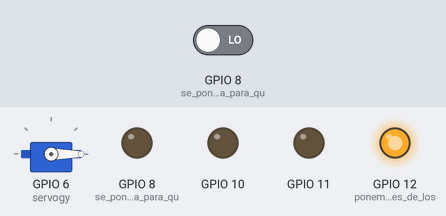
Recording of a sketch running on a simulated ESP32-S3. Parts: servo, output pins drawn as LEDs (lit = HIGH). The inputs (shaded band) are chosen by the test bench; at power-on: GPIO 8 (se_pone_en_salida_para_qu) LOW.

Above: at 0.1 s.
At 39.9 s:
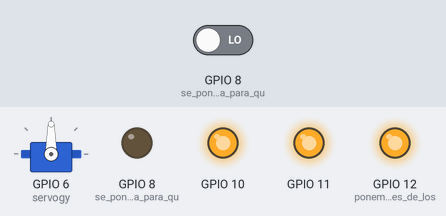
Timing chart, 0 to 40.0 s (numbered marks = the images above):
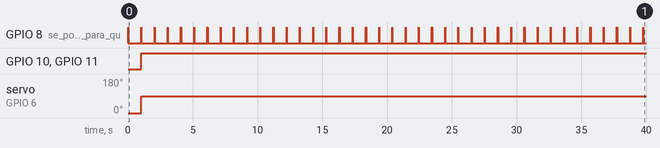

Measured:
- by itself, GPIO 8 (se_pone_en_salida_para_qu): alternates HIGH for 0.01 s and LOW for 1.0 s
- by itself, GPIO 10, GPIO 11: LOW → HIGH at 1.0 s
- by itself, servo on GPIO 6 (servogy): 0° → 90° at 1.0 s

The sketch:

elqfuncacreo.ino
```cpp
#include <Servo.h>
Servo servogy; //nombre del servo
int xD;
void setup() {
  servogy.attach(6);
  Serial.begin(9600);
  pinMode(10, 1);
  pinMode(12, 1);      //ponemos los pines de los leds y el buzzer en salida
  pinMode(11, 1);
  servogy.write(0);         //seteamos el servo en 0 grados
}
void loop() {
  digitalWrite(12, 1);     //prendemos el led verde
  pinMode(8, OUTPUT);          //se pone en salida para que emita señal ultrasonica
  delay(10);
  digitalWrite(8, 1);          // se activa la señal
  delay(10);
  digitalWrite(8, 0);          //se apaga
  pinMode(8, INPUT);           //se pone en emtrada para poder registrar el pulso
  xD = pulseIn(8, 1);    //se registra el pulso y se coloca en la variable "duracion"
  if ((xD/58.2) < 50) {             //si está a menos de 50cm se activan el led rojo y el buzzer
    digitalWrite(10, 1);    // tambien el servomotor se pone a 90°
    digitalWrite(11, 1);
    servogy.write(90);
  } else {
    digitalWrite(10, 0);    //si no se setea todo a 0
    digitalWrite(11, 0);
    servogy.write(0);
  }
}
```
